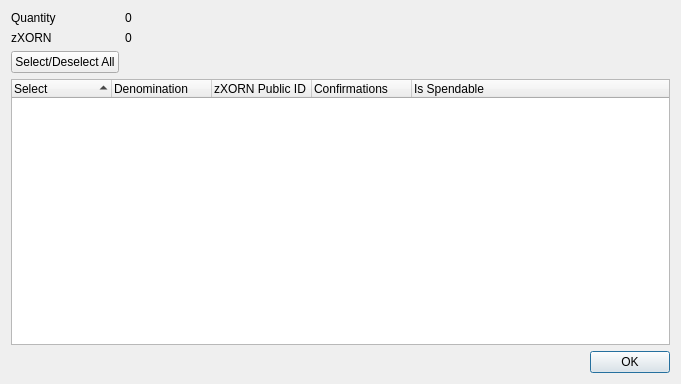
<?xml version="1.0" encoding="UTF-8"?>
<ui version="4.0">
 <class>ZXORNControlDialog</class>
 <widget class="QDialog" name="ZXORNControlDialog">
  <property name="geometry">
   <rect>
    <x>0</x>
    <y>0</y>
    <width>681</width>
    <height>384</height>
   </rect>
  </property>
  <property name="minimumSize">
   <size>
    <width>681</width>
    <height>384</height>
   </size>
  </property>
  <property name="windowTitle">
   <string>Select zXORN to Spend</string>
  </property>
  <layout class="QGridLayout" name="gridLayout">
   <item row="0" column="0">
    <layout class="QFormLayout" name="formLayout">
     <property name="sizeConstraint">
      <enum>QLayout::SetDefaultConstraint</enum>
     </property>
     <item row="0" column="0">
      <widget class="QLabel" name="labelQuantity">
       <property name="text">
        <string>Quantity</string>
       </property>
      </widget>
     </item>
     <item row="0" column="1">
      <widget class="QLabel" name="labelQuantity_int">
       <property name="text">
        <string>0</string>
       </property>
      </widget>
     </item>
     <item row="1" column="0">
      <widget class="QLabel" name="labelZXORN">
       <property name="text">
        <string>zXORN</string>
       </property>
      </widget>
     </item>
     <item row="1" column="1">
      <widget class="QLabel" name="labelZXORN_int">
       <property name="text">
        <string>0</string>
       </property>
      </widget>
     </item>
     <item row="2" column="0">
      <widget class="QPushButton" name="pushButtonAll">
       <property name="text">
        <string>Select/Deselect All</string>
       </property>
      </widget>
     </item>
    </layout>
   </item>
   <item row="1" column="0">
    <layout class="QVBoxLayout" name="verticalLayout">
     <item>
      <widget class="QTreeWidget" name="treeWidget">
       <property name="minimumSize">
        <size>
         <width>0</width>
         <height>250</height>
        </size>
       </property>
       <property name="alternatingRowColors">
        <bool>true</bool>
       </property>
       <property name="sortingEnabled">
        <bool>true</bool>
       </property>
       <property name="columnCount">
        <number>5</number>
       </property>
       <attribute name="headerDefaultSectionSize">
        <number>100</number>
       </attribute>
       <column>
        <property name="text">
         <string notr="true">Select</string>
        </property>
       </column>
       <column>
        <property name="text">
         <string notr="true">Denomination</string>
        </property>
       </column>
       <column>
        <property name="text">
         <string notr="true">zXORN Public ID</string>
        </property>
       </column>
       <column>
        <property name="text">
         <string notr="true">Confirmations</string>
        </property>
       </column>
       <column>
        <property name="text">
         <string>Is Spendable</string>
        </property>
       </column>
      </widget>
     </item>
     <item>
      <widget class="QDialogButtonBox" name="buttonBox">
       <property name="orientation">
        <enum>Qt::Horizontal</enum>
       </property>
       <property name="standardButtons">
        <set>QDialogButtonBox::Ok</set>
       </property>
      </widget>
     </item>
    </layout>
   </item>
  </layout>
 </widget>
 <resources/>
 <connections>
  <connection>
   <sender>buttonBox</sender>
   <signal>accepted()</signal>
   <receiver>ZXORNControlDialog</receiver>
   <slot>accept()</slot>
   <hints>
    <hint type="sourcelabel">
     <x>248</x>
     <y>254</y>
    </hint>
    <hint type="destinationlabel">
     <x>157</x>
     <y>274</y>
    </hint>
   </hints>
  </connection>
  <connection>
   <sender>buttonBox</sender>
   <signal>rejected()</signal>
   <receiver>ZXORNControlDialog</receiver>
   <slot>reject()</slot>
   <hints>
    <hint type="sourcelabel">
     <x>316</x>
     <y>260</y>
    </hint>
    <hint type="destinationlabel">
     <x>286</x>
     <y>274</y>
    </hint>
   </hints>
  </connection>
 </connections>
</ui>
